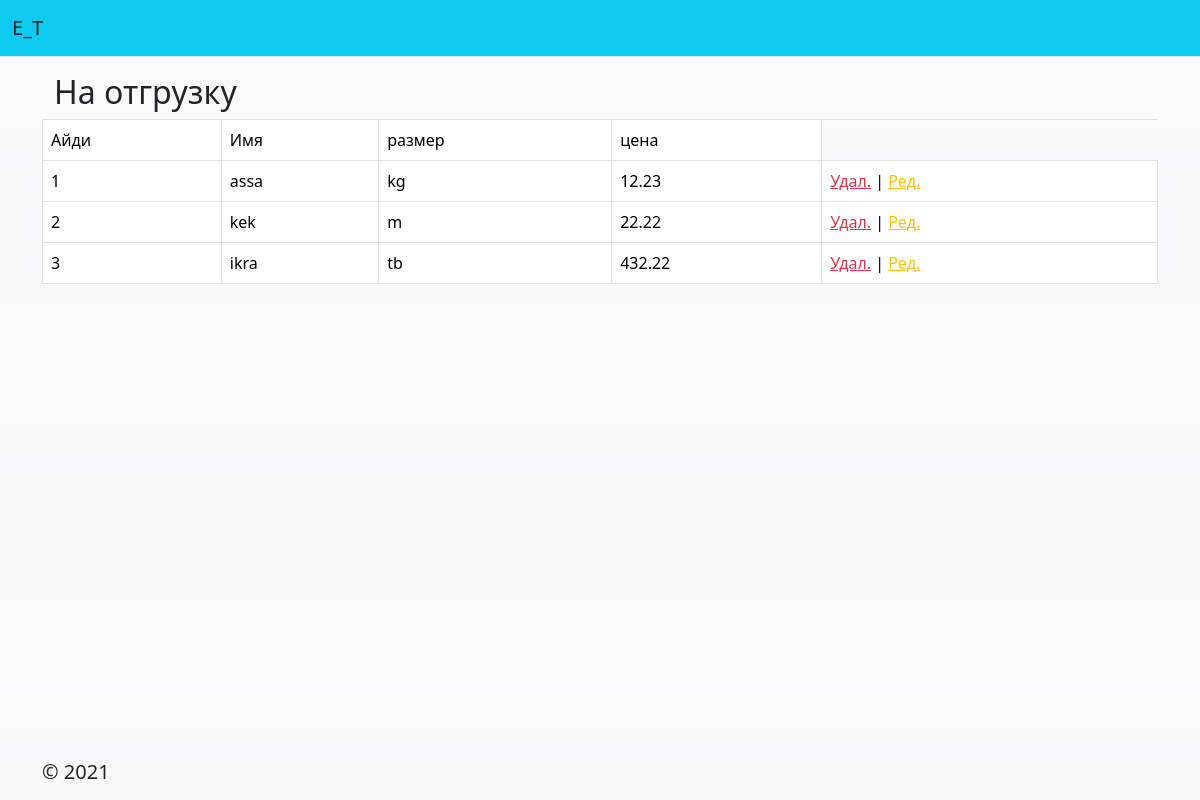
Page /good/ on the committed database.
### main_app/models.py (models this page shows, shortened)
class Good(models.Model):
    name=models.CharField(max_length=511)
    unit=models.CharField(max_length=255)
    price = models.DecimalField(max_digits=8, decimal_places=2, verbose_name='Price')

### main_app/views.py (the view)
# urls.py: path('good/', main_app.views.list_goods),
def list_goods(request):
    header = ['Айди', 'Имя', 'размер', 'цена']
    data = Good.objects.all()
    return render(request, 'good/list.html', {'title': 'Goods', 'header': header, 'g_data': data})

### main_app/templates/good/list.html
{% extends "layout.html" %}
{% block main_content %}
    <div class="container">
        <h2>
            На отгрузку
        </h2>
        <div class="row">
            <table class="table table-bordered">
                <thead>
                {% for h in header %}
                    <td>
                        {{ h | safe }}
                    </td>
                {% endfor %}
                </thead>
                <tbody>
                {% for r in  g_data %}
                    <tr>
                        <td>
                            {{ r.id }}
                        </td>
                        <td>
                            {{ r.name }}
                        </td>
                        <td>
                            {{ r.unit }}
                        </td>
                        <td>
                            {{ r.price }}
                        </td>
                        <td>
                            <span><a class="link-danger" href="/good/delete/{{ r.id }}">Удал.</a> | <a
                                    class="link-warning" href="/good/edit/{{ r.id }}">Ред.</a></span>
                        </td>
                    </tr>
                {% endfor %}
                </tbody>
            </table>
        </div>
    </div>
{% endblock %}

### main_app/templates/layout.html (shortened to what this page needs)
<!DOCTYPE html>
<html lang="en">
<head>
    {% load django_bootstrap5 %}
    {% load static %}
    {% bootstrap_css %}
</head>
<body class="bg-light bg-gradient">
<header>
    <nav class="navbar navbar-expand-sm justify-content-center bg-info border-bottom box-shadow mb-3">
        <div class="container d-flex justify-content-start">
            <a class="navbar-brand text-dark" href="">E_T</a>
        </div>
    </nav>
</header>
<div class="container body-content">
    {% block main_content %}
    {% endblock %}
</div>
<nav class="navbar fixed-bottom navbar-expand-sm navbar-dark bg-light box-shadow">
    <div class="container">
        <a class="navbar-brand text-dark" href="">&copy; 2021</a>
    </div>
</nav>
</body>
</html>

### rows in the picture
Good: id "1", name "assa", unit "kg", price "12.23"
Good: id "2", name "kek", unit "m", price "22.22"
Good: id "3", name "ikra", unit "tb", price "432.22"

### other values in the picture
{{ h | safe }} "Айди" "Имя" "размер" "цена"
